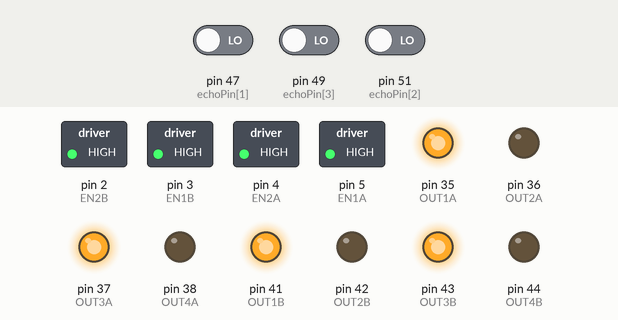
Simulated run of this sketch. Board: Arduino Mega 2560, built with avr-gcc and run on an emulated ATmega2560. On the bench: switched loads named in the sketch (green lamp = pin HIGH), output pins drawn as LEDs (lit = HIGH). The inputs (shaded band) are chosen by the test bench; at power-on: pin 47 (echoPin[1]) LOW, pin 49 (echoPin[3]) LOW, pin 51 (echoPin[2]) LOW. Pins used as bus, display or sensor lines are not drawn.

Above: at 0.1 s.
Timing chart, 0 to 1.6 s (numbered marks = the images above):
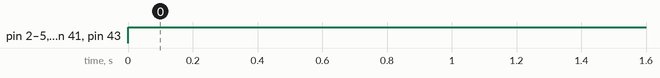

The sketch:

DRC_V1.1.ino
```cpp
//****motor pin assignments
#define OUT1A 35     //front right
#define OUT2A 36
#define EN1A  5

#define OUT1B 41      //back  right
#define OUT2B 42
#define EN1B  3

#define OUT3A 37    //front left
#define OUT4A 38
#define EN2A  4

#define OUT3B 43     //back left
#define OUT4B 44
#define EN2B  2

//****move commands for moveMotor function
char F='F'; //move forward command
char L='L'; //turn left command
char R='R'; //turn right command
char B='B'; //move backward command
char S='S'; //stop command

//****GPIO assignments for the ultrasonic sensors
int trigPin[6]={0,48,52,50,48,48}; // int array to set which pins to use
int echoPin[6]={0,47,51,49,47,47}; // for the ultrasonic sensors
            //={unused,frontUS,frontRUS,frontLUS,backRUS,backLUS}
int frontUS = 1;  //front sensor
int frontLUS = 2; //front left sensor
int frontRUS = 3; //front right sensor
int backLUS = 4;  //back left sensor
int backRUS = 5;  //back right sensor

//****moveButton pin assignment
int moveButton = 9;

//****ultrasonic min distance
int minDistance = 10; //value to change for sensor minimum distance

void setup() {
  //motor pin configurations
  pinMode(OUT1A,OUTPUT);  //
  pinMode(OUT2A,OUTPUT);
  pinMode(EN1A,OUTPUT);
  pinMode(OUT3A,OUTPUT);  //
  pinMode(OUT4A,OUTPUT);
  pinMode(EN2A,OUTPUT);
  pinMode(OUT1B,OUTPUT);  //
  pinMode(OUT2B,OUTPUT);
  pinMode(EN1B,OUTPUT);
  pinMode(OUT3B,OUTPUT);  //
  pinMode(OUT4B,OUTPUT);
  pinMode(EN2B,OUTPUT);
  //Serial Monitor enable for debugging
  Serial.begin(9600);
  //moveButton pinmode
  pinMode(moveButton,INPUT_PULLUP); //enable input pullups for move button (default unpressed state is HIGH);
  }

void moveMotor(char motorDirection, int motorSpeedR, int motorSpeedL){  //port manipulation would work better here

  if (motorDirection=='F'){   //move forward
    digitalWrite(OUT1A,HIGH);
    digitalWrite(OUT2A,LOW);
    analogWrite(EN1A,motorSpeedR);
    digitalWrite(OUT1B,HIGH);
    digitalWrite(OUT2B,LOW);
    analogWrite(EN1B,motorSpeedR);

    digitalWrite(OUT3A,HIGH);
    digitalWrite(OUT4A,LOW);
    analogWrite(EN2A,motorSpeedL);
    digitalWrite(OUT3B,HIGH);
    digitalWrite(OUT4B,LOW);
    analogWrite(EN2B,motorSpeedL);
  }

  if (motorDirection=='R'){ //rotate right
    digitalWrite(OUT1A,LOW);
    digitalWrite(OUT2A,HIGH);
    analogWrite(EN1A,motorSpeedR);
    digitalWrite(OUT1B,LOW);
    digitalWrite(OUT2B,HIGH);
    analogWrite(EN1B,motorSpeedR);

    digitalWrite(OUT3A,HIGH);
    digitalWrite(OUT4A,LOW);
    analogWrite(EN2A,motorSpeedL);
    digitalWrite(OUT3B,HIGH);
    digitalWrite(OUT4B,LOW);
    analogWrite(EN2B,motorSpeedL);
  }

  if (motorDirection=='L'){
    digitalWrite(OUT1A,HIGH);
    digitalWrite(OUT2A,LOW);
    analogWrite(EN1A,motorSpeedR);
    digitalWrite(OUT1B,HIGH);
    digitalWrite(OUT2B,LOW);
    analogWrite(EN1B,motorSpeedR);

    digitalWrite(OUT3A,LOW);
    digitalWrite(OUT4A,HIGH);
    analogWrite(EN2A,motorSpeedL);
    digitalWrite(OUT3B,LOW);
    digitalWrite(OUT4B,HIGH);
    analogWrite(EN2B,motorSpeedL);
  }

  if (motorDirection=='B'){
    digitalWrite(OUT1A,LOW);
    digitalWrite(OUT2A,HIGH);
    analogWrite(EN1A,motorSpeedR);
    digitalWrite(OUT1B,LOW);
    digitalWrite(OUT2B,HIGH);
    analogWrite(EN1B,motorSpeedR);

    digitalWrite(OUT3A,LOW);
    digitalWrite(OUT4A,HIGH);
    analogWrite(EN2A,motorSpeedL);
    digitalWrite(OUT3B,LOW);
    digitalWrite(OUT4B,HIGH);
    analogWrite(EN2B,motorSpeedL);
  }

  if (motorDirection=='S'){
    digitalWrite(OUT1A,HIGH);
    digitalWrite(OUT2A,HIGH);
    analogWrite(EN1A,motorSpeedR);
    digitalWrite(OUT1B,HIGH);
    digitalWrite(OUT2B,HIGH);
    analogWrite(EN1B,motorSpeedR);

    digitalWrite(OUT3A,HIGH);
    digitalWrite(OUT4A,HIGH);
    analogWrite(EN2A,motorSpeedL);
    digitalWrite(OUT3B,HIGH);
    digitalWrite(OUT4B,HIGH);
    analogWrite(EN2B,motorSpeedL);
  }

}

long pingCheck(int x){ //routine to get the distance from the ultrasonic sensor

  long cm, duration;

  pinMode(trigPin[x], OUTPUT);
  pinMode(echoPin[x], INPUT);

  //sending the signal, starting with LOW for a clean signal
  digitalWrite(trigPin[x], LOW);
  delayMicroseconds(2);
  digitalWrite(trigPin[x], HIGH);
  delayMicroseconds(5);
  digitalWrite(echoPin[x], LOW);

  duration = pulseIn(echoPin[x], HIGH);

  // convert the time into a distance
  // The speed of sound is 340 m/s or 29 microseconds per centimeter.
  // The ping travels out and back, so to find the distance of the
  // object we take half of the distance travelled.

  cm = duration / 29 / 2;
  return cm;
}


void loop() { //main program loop

  moveMotor(F,255,255); //default temporary movement

  int val1 = pingCheck(frontUS);  //distance reading from sensor 1 in this case the front sensor
  int val2 = pingCheck(frontRUS);  //distance reading from sensor 2
  int val3 = pingCheck(frontLUS);  //distance reading from sensor 3
//  int val4 = pingCheck(backRUS);  //distance reading from sensor 4
//  int val5 = pingCheck(backLUS);  //distance reading from sensor 5

//  Serial.println("Sensor1: " + String(val1) + " Sensor2: "+ String(val2) + " Sensor3: " + String(val3)); //for debugging purposes

//  Nested IF statements for prioritization of ultrasonic sensor reading conditions.
//  There are 8 possible sensor reading combinations. For each combination we should prepare a default action for navigation.
//  This is not final.
//  1 - front sensor only detects wall/obstruction (go straight)
//  2 - front and front-right sensor detects wall/obstruction (turn left)
//  3 - front and front-left sensor detects wall/obstruction (turn right)
//  4 - front-right sensor only detects wall/obstruction (follow right wall)
//  5 - front-left sensor only detects wall/obstruction (follow left wall)
//  6 - no walls are detected (move forward blindly until wall/obstruction is detected)
//  7 - all three sensors detects wall (reverse)
//  8 - front-right and front-left sensors detect wall/obstruction (?)

    if (val1>minDistance && val2>minDistance && val3>minDistance){ //  000  no detections (go straight)
      moveMotor(F,255,255);
    }
      else if (val1<=minDistance && val2>minDistance && val3>minDistance){ // 100 only front sensor detects wall (turn according to 'moveButton')
        switch(digitalRead(moveButton)){
          case(HIGH):
            moveMotor(R,255,255);
            break;
          case(LOW):
            moveMotor(L,255,255);
            break;
        }
        delay(600); //delay for N20 90 deg turn
      }
        else if(val1<=minDistance && val2>minDistance && val3>minDistance){ //110 front and front right sensor detects wall (rotate left)
          moveMotor(L,255,255);
          delay(600); //delay for N20 90 deg turn (slot optocouplers/trackball mouse sensors would work better here)
        }
          else if(val1<=minDistance && val2>minDistance && val3>minDistance){ //101 front and front left sensor detects wall  (rotate right)
            moveMotor(R,255,255);
            delay(600); //delay for N20 90 deg turn (slot optocouplers/trackball mouse sensors would work better here)
          }
//            else if(){
//            }

}
```

Measured:
- by itself, pin 2 (EN2B), pin 3 (EN1B), pin 4 (EN2A), pin 5 (EN1A), pin 35 (OUT1A), pin 37 (OUT3A), pin 41 (OUT1B), pin 43 (OUT3B): LOW → HIGH at 0.00 s
